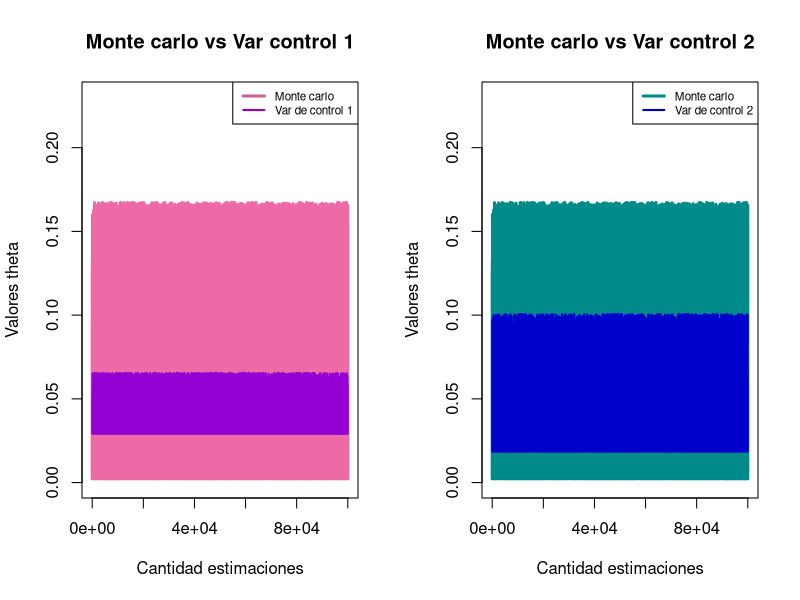

The R source for this figure:
## ---- chunk 1
## b)----
set.seed(2022)
X <- rlogis(20, location = 5, scale = 6)
## ---- chunk 2
## c)----

logL <- function(a, b){
  aux <- -20 * log(b) - ((sum(X) - (a * 20))/b) - 2 * sum(log(1+exp((a - X)/ b)))
  return(aux)
}

f <- function(c_0){
  aux <- -logL(c_0[1], c_0[2])
  return(aux)
}

c_0 <- c(1,1)

min_logL <- optim(c_0, f, hessian = T)

(x_est <- min_logL$par)

(H_est <- -min_logL$hessian)
## ---- chunk 3
fx_mc <- function(x){
  aux <- x/(1+exp(x))*5
  return(aux)
}

U <- runif(10^5,5,10)
sims_mc <- fx_mc(U)
theta_mc <- mean(sims_mc)
message("El valor estimado mediante Monte Carlo es ", round(theta_mc,6))

## ---- chunk 4
fx <- function(x){
  aux <- x/(1+exp(x))
  return(aux)
}

theta_int <- integrate(fx,lower = 5, upper = 10)$value

message("El valor exacto de la integral es ",round(theta_int,6))
## ---- chunk 5
#Control 1
control_1 <- function(x){
  fx <- exp(-1/2)/(1+x^2)
  return(fx)
}

U <- runif(10^5,5,10)
X <- fx_mc(U)
Y <- control_1(U)

c_est_1 <- function(x,y){
  c <- -cov(x,y)/var(y)
  return(c)
}

c_estrella_1 <- c_est_1(X,Y)

sims_control_1 <- X + c_estrella_1*(Y - mean(Y))

theta_control_1 <- mean(sims_control_1)

#Control 2

control_2 <- function(x){
  aux <- x+1
  return(aux)
}

U <- runif(10^5,5,10)
X <- fx_mc(U)
Y <- control_2(U)

c_est_2 <- function(x,y){
  c <- -cov(x,y)/var(y)
  return(c)
}

c_estrella_2 <- c_est_2(X,Y)

sims_control_2 <- X + c_estrella_2*(Y - mean(Y))

theta_control_2 <- mean(sims_control_2)

message("Calculando los thetas por variables de control, obtenemos que controlando por Y el valor estimado es ", round(theta_control_1,6), " mientras que con controlando por Z el valor es ", round(theta_control_2,6),". Luego, la reducción de varianza lo veremos en el item e).")
## ---- chunk 6
#MC
err_1 <- 100*abs(theta_mc-theta_int)/theta_int

#Control1

err_2 <- 100*abs(theta_control_1-theta_int)/theta_int

#Control2
err_3 <- 100*abs(theta_control_2-theta_int)/theta_int

message("El error relativo porcentual del theta estimado por Monte Carlo es del ",round(err_1, 6),"%, el error del theta estimado por la variable de control Y es del ",round(err_2, 6),"% y por la variable de control Z es del ",round(err_3, 6),"%. Observamos que es un error bastante bajo (menos del 1%), por lo que todas las estimaciones se podrían considerar buenas. Sin embargo, la estimacion que menor produce error es con la variable de control Z.")

## ---- chunk 7
var_mc <- var(sims_mc)
var_c1 <- var(sims_control_1)
var_c2 <- var(sims_control_2)

red_c1 <- 100*abs(var_c1 - var_mc)/var_mc
red_c2 <- 100*abs(var_c2 - var_mc)/var_mc

message("La reducción de varianza producida por Y es de ",round(red_c1, 6),"% y por Z es de ",round(red_c2,6),"%.")
## ---- chunk 8
par(mfrow = c(1,2))
plot(sims_mc, type = "l", col = "hotpink2", lwd = 3,
     xlab = "Cantidad estimaciones", ylab = "Valores theta",
     main = "Monte carlo vs Var control 1",
     ylim = c(0,0.23))
lines(sims_control_1, type = "l", lwd = 2, col = "darkviolet")
legend("topright", legend = c("Monte carlo","Var de control 1"),
       col = c("hotpink3", "darkviolet"), lwd = 3:2, lty = 1:1, cex = 0.7)

plot(sims_mc, type = "l", col = "cyan4", lwd = 3,
     xlab = "Cantidad estimaciones", ylab = "Valores theta",
     main = "Monte carlo vs Var control 2",
     ylim = c(0,0.23))
lines(sims_control_2, type = "l", lwd = 2, col = "blue3")
legend("topright", legend = c("Monte carlo","Var de control 2"),
       col = c("cyan4", "blue3"), lwd = 3:2, lty = 1:1, cex = 0.7)
